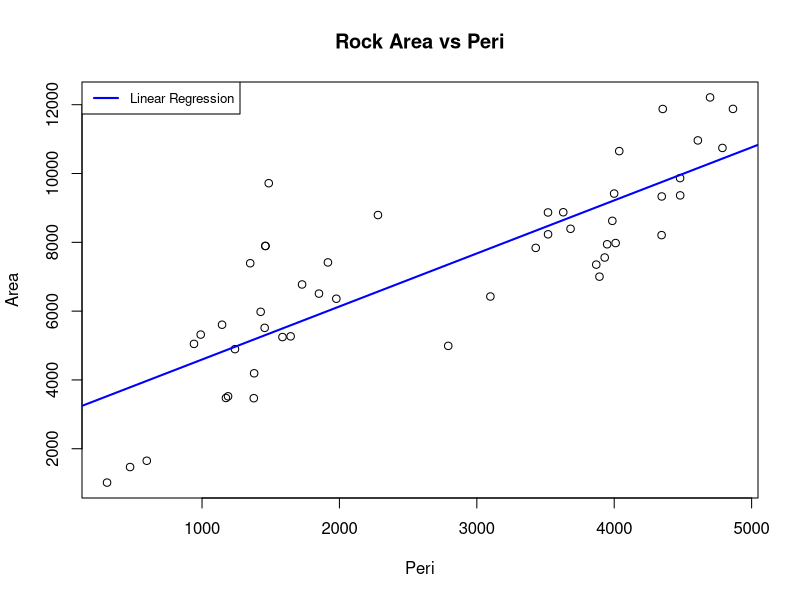
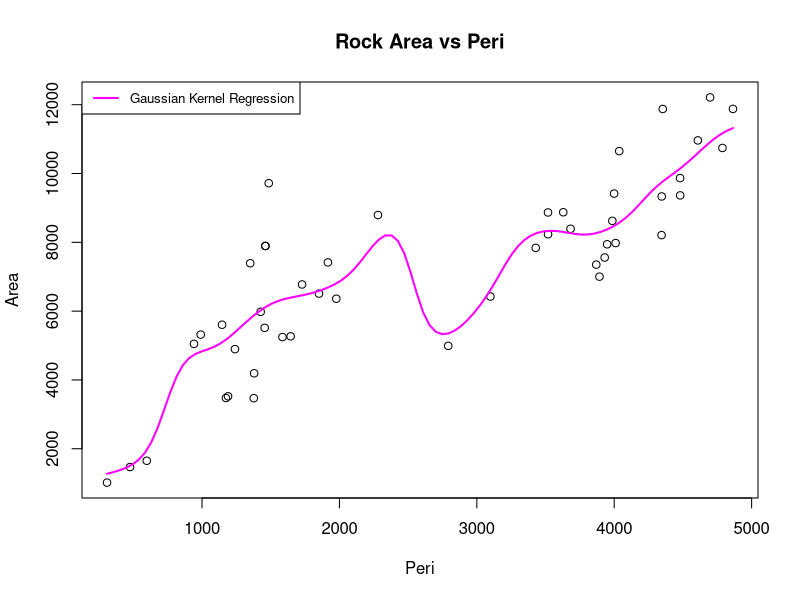
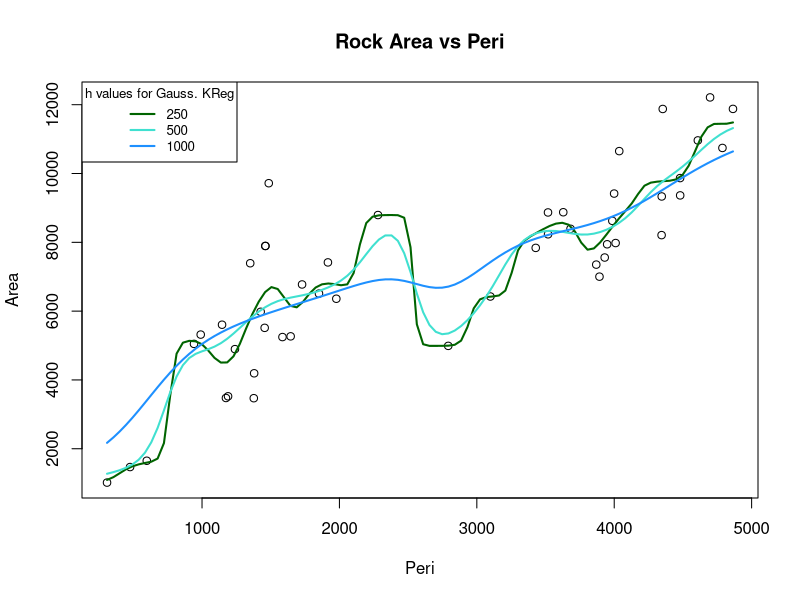
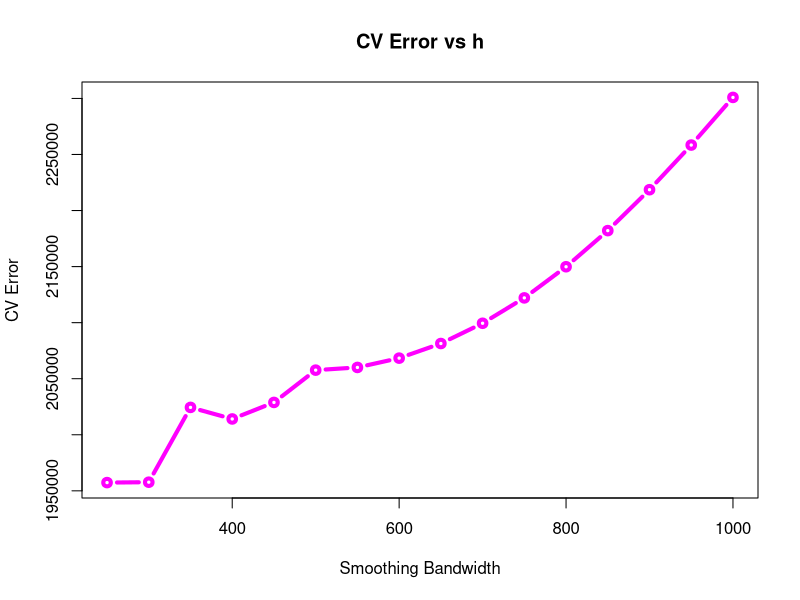
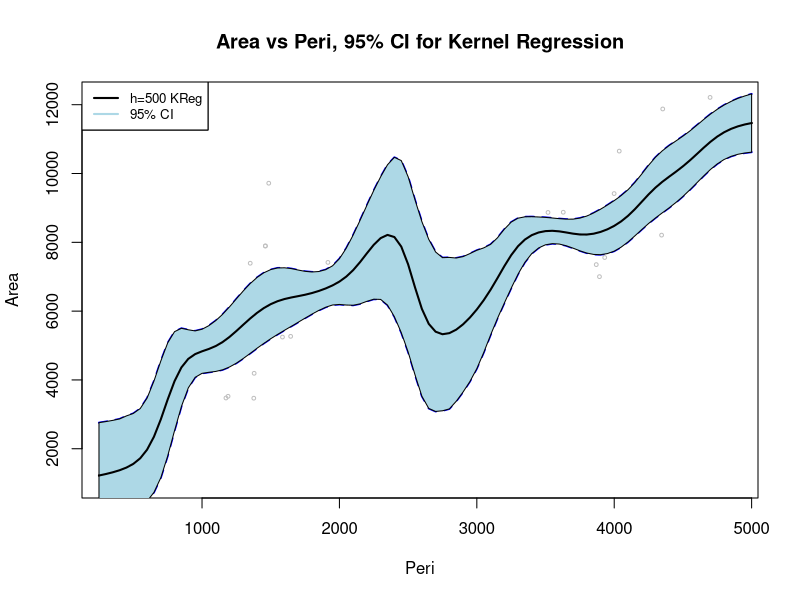
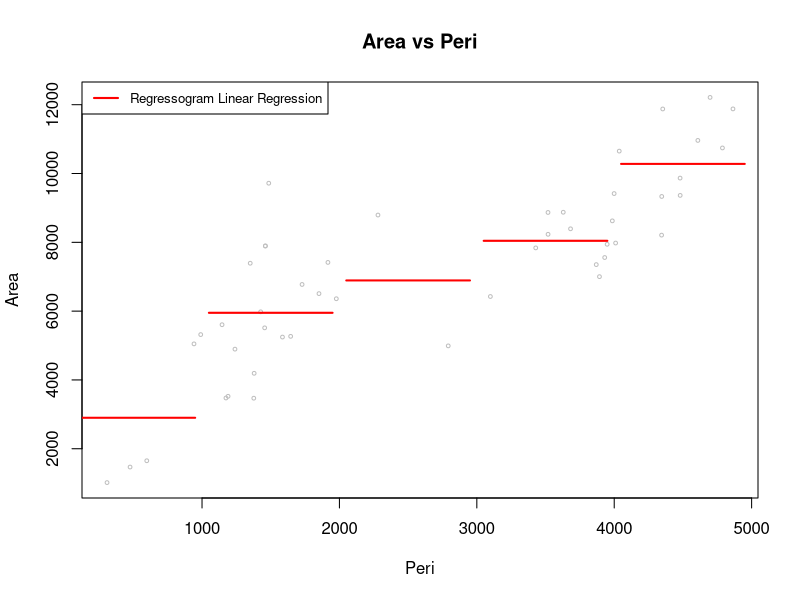

Source code (R) for these figures, in order:
library(plyr)
library(ggplot2)

# Problem 1
# rock data: area (response), peri (covariate)
data = data.frame("peri" = rock$peri, "area" = rock$area)
# a-- linear regression 
plot(data$peri, data$area, main="Rock Area vs Peri", xlab="Peri", ylab="Area")
abline(lm(area ~ peri, data),lwd=2, col="blue")
legend("topleft", legend="Linear Regression", col="blue", cex=0.8, lwd=2)
# b-- Gaussian Kernel regression w/ h = 500
h = 500
data_kreg = ksmooth(x=data$peri,y=data$area, kernel = "normal", bandwidth = h)
plot(data$peri, data$area, main="Rock Area vs Peri", xlab="Peri", ylab="Area")
lines(data_kreg,lwd=2, col="magenta")
legend("topleft", legend="Gaussian Kernel Regression", col="magenta", cex=0.8, lwd=2)
# c-- compare Gaussian Kreg across h values
h_seq = c(250, 500, 1000)
colors = c("darkgreen", "turquoise", "dodgerblue")
plot(data$peri, data$area, main="Rock Area vs Peri", xlab="Peri", ylab="Area")
for (i in 1:length(h_seq)){
  data_kreg = ksmooth(x=data$peri,y=data$area, kernel = "normal", bandwidth = h_seq[i])
  lines(data_kreg,lwd=2, col=colors[i])
}
legend("topleft", legend=h_seq, col=colors, cex=0.8, lwd=2, title="h values for Gauss. KReg")
# d-- Cross-validation to find h that minimizes error
n = length(data$area)
#number of iterations
N_cv = 100
# number of folds
k = 3
#determine which of the 3 groups each observation belongs to
cv_lab = sample(n,n,replace=F) %% k
h_seq = seq(250, 1000, 50)
CV_err_h = rep(0,length(h_seq))
for(i_tmp in 1:N_cv){
  CV_err_h_tmp = rep(0, length(h_seq))
  cv_lab = sample(n,n,replace=F) %% k
  for(i in 1:length(h_seq)){
    h0 = h_seq[i]
    CV_err =0 
    for(i_cv in 1:k){
      #take samples in that group
      w_val = which(cv_lab==(i_cv-1))
      #training set
      peri_tr = data$peri[-w_val]
      area_tr = data$area[-w_val]
      #test set
      peri_val = data$peri[w_val]
      area_val = data$area[w_val]
      #fit regression w training set and get fitted values for test data
      kernel_reg = ksmooth(x = peri_tr,y=area_tr,kernel = "normal",bandwidth=h0, x.points=peri_val)
      #get CV_err with test set  (WARNING! The ksmooth() function will order the x.points from smallest to the largest!)
      CV_err = CV_err+mean((area_val[order(peri_val)]-kernel_reg$y)^2,na.rm=T)
    }
    #average CV error for bandwidth i for iteration i_tmp
    CV_err_h_tmp[i] = CV_err/k
  }
  #add to average from other iterations
  CV_err_h = CV_err_h+CV_err_h_tmp
}
#get average CV error for each bandwidth across all iterations
CV_err_h = CV_err_h/N_cv
#look at CV error for different bandwidths
plot(h_seq,CV_err_h, type="b", lwd=4, col="magenta", main= "CV Error vs h", xlab="Smoothing Bandwidth", ylab="CV Error")
h_opt = h_seq[which(CV_err_h==min(CV_err_h))]
# e-- Empirical bootstrap to determine 95% CI for kernel regression (w/ h = 500)
h = 500
B = 10000
# generate x (peri) values and fit to model (predict area)
x_seq = seq(250, 5000, 50)
area_pred = ksmooth(data$peri, data$area, kernel="normal", bandwidth=h, x.points=x_seq)$y
n = length(data$area)
area_kreg_BT = matrix(NA, nrow=B, ncol=length(area_pred))
for (i in 1:B){
  # get sample indices
  w = sample(n, n, replace = T)
  peri_BT = data$peri[w]
  area_BT = data$area[w]
  area_kreg_BT[i,] = ksmooth(peri_BT, area_BT, kernel="normal", bandwidth=h, x.points=x_seq)$y
}
# Get BT SD
area_kreg_SD = sapply(1:length(x_seq), function(x){
  sd(area_kreg_BT[,x], na.rm=T)
})
# Show CI
plot(data$peri,data$area, pch=1, cex=0.5, col="gray", 
  main="Area vs Peri, 95% CI for Kernel Regression",
  xlab = "Peri",
  ylab = "Area")
lines(x_seq, area_pred+qnorm(0.975)*area_kreg_SD, lwd=2, col="blue", lty=2)
lines(x_seq, area_pred-qnorm(0.975)*area_kreg_SD, lwd=2, col="blue", lty=2)
lines(x_seq, area_pred, lwd=2, col="black")
legend("topleft", legend=c("h=500 KReg", "95% CI"), col=c("black", "blue"), cex=0.8, lwd=2)
polygon(x=c(x_seq, rev(x_seq)), y=c(area_pred - qnorm(0.975)*area_kreg_SD, rev(area_pred + qnorm(0.975)*area_kreg_SD)),
        col="lightblue")
lines(x_seq, area_pred, lwd=2, col="black")
legend("topleft", legend=c("h=500 KReg", "95% CI"), col=c("black", "lightblue"), cex=0.8, lwd=2)





# Problem 2
# Still using rock data. Regressogram method
# b -- scatter plot + regressogram curve
plot(data$peri,data$area, pch=1, cex=0.5, col="gray", main="Area vs Peri",
     xlab = "Peri", ylab = "Area")
# m estimates the regression function (regressogram func)
# Using bins B1 = (0, 1000], B2 = (1000, 2000], B3 = (2000, 3000], B4 = (3000, 4000], B5 = (4000, 5000]
m = function(x_arr) {
  mx_arr = rep(NA, length(x_arr))
  for (i in 1:length(x_arr)){
    x = x_arr[i]
    lower = round_any(x, 1000, f=floor)
    upper = round_any(x, 1000, f=ceiling)
    mx = sum(data$area[data$peri < upper & data$peri > lower]) / length(data$area[data$peri < upper & data$peri > lower])
    mx_arr[i] = mx
  }
  mx_arr
}
x = seq(0, 5000, 50)
lines(x, m(x), col="red", lwd=2, type="s")
legend("topleft", legend="Regressogram Linear Regression", col="red", cex=0.8, lwd=2)

